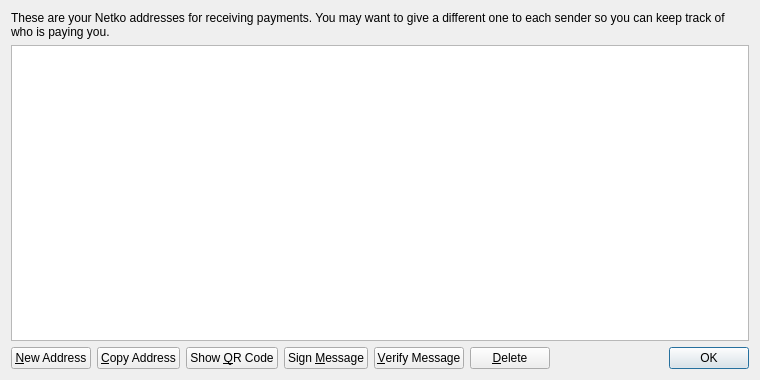
<?xml version="1.0" encoding="UTF-8"?>
<ui version="4.0">
 <class>AddressBookPage</class>
 <widget class="QWidget" name="AddressBookPage">
  <property name="geometry">
   <rect>
    <x>0</x>
    <y>0</y>
    <width>760</width>
    <height>380</height>
   </rect>
  </property>
  <property name="windowTitle">
   <string>Address Book</string>
  </property>
  <layout class="QVBoxLayout" name="verticalLayout">
   <item>
    <widget class="QLabel" name="labelExplanation">
     <property name="text">
      <string>These are your Netko addresses for receiving payments. You may want to give a different one to each sender so you can keep track of who is paying you.</string>
     </property>
     <property name="textFormat">
      <enum>Qt::PlainText</enum>
     </property>
     <property name="wordWrap">
      <bool>true</bool>
     </property>
    </widget>
   </item>
   <item>
    <widget class="QTableView" name="tableView">
     <property name="contextMenuPolicy">
      <enum>Qt::CustomContextMenu</enum>
     </property>
     <property name="toolTip">
      <string>Double-click to edit address or label</string>
     </property>
     <property name="tabKeyNavigation">
      <bool>false</bool>
     </property>
     <property name="selectionMode">
      <enum>QAbstractItemView::SingleSelection</enum>
     </property>
     <property name="selectionBehavior">
      <enum>QAbstractItemView::SelectRows</enum>
     </property>
     <property name="sortingEnabled">
      <bool>true</bool>
     </property>
     <attribute name="verticalHeaderVisible">
      <bool>false</bool>
     </attribute>
    </widget>
   </item>
   <item>
    <layout class="QHBoxLayout" name="horizontalLayout">
     <item>
      <widget class="QPushButton" name="newAddressButton">
       <property name="toolTip">
        <string>Create a new address</string>
       </property>
       <property name="text">
        <string>&amp;New Address</string>
       </property>
      </widget>
     </item>
     <item>
      <widget class="QPushButton" name="copyToClipboard">
       <property name="toolTip">
        <string>Copy the currently selected address to the system clipboard</string>
       </property>
       <property name="text">
        <string>&amp;Copy Address</string>
       </property>
      </widget>
     </item>
     <item>
      <widget class="QPushButton" name="showQRCode">
       <property name="text">
        <string>Show &amp;QR Code</string>
       </property>
      </widget>
     </item>
     <item>
      <widget class="QPushButton" name="signMessage">
       <property name="toolTip">
        <string>Sign a message to prove you own a Netko address</string>
       </property>
       <property name="text">
        <string>Sign &amp;Message</string>
       </property>
      </widget>
     </item>
     <item>
      <widget class="QPushButton" name="verifyMessage">
       <property name="toolTip">
        <string>Verify a message to ensure it was signed with a specified Netko address</string>
       </property>
       <property name="text">
        <string>&amp;Verify Message</string>
       </property>
      </widget>
     </item>
     <item>
      <widget class="QPushButton" name="deleteButton">
       <property name="toolTip">
        <string>Delete the currently selected address from the list</string>
       </property>
       <property name="text">
        <string>&amp;Delete</string>
       </property>
      </widget>
     </item>
     <item>
      <spacer name="horizontalSpacer">
       <property name="orientation">
        <enum>Qt::Horizontal</enum>
       </property>
       <property name="sizeHint" stdset="0">
        <size>
         <width>40</width>
         <height>20</height>
        </size>
       </property>
      </spacer>
     </item>
     <item>
      <widget class="QDialogButtonBox" name="buttonBox">
       <property name="sizePolicy">
        <sizepolicy hsizetype="Maximum" vsizetype="Fixed">
         <horstretch>0</horstretch>
         <verstretch>0</verstretch>
        </sizepolicy>
       </property>
       <property name="standardButtons">
        <set>QDialogButtonBox::Ok</set>
       </property>
      </widget>
     </item>
    </layout>
   </item>
  </layout>
 </widget>
 <resources>
  <include location="../bitcoin.qrc"/>
 </resources>
 <connections/>
</ui>
